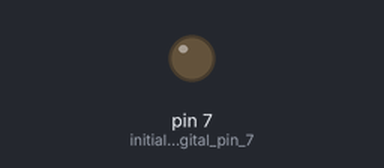
This sketch was run on a simulated Arduino Uno, built with avr-gcc and run on an emulated ATmega328P. On the bench: output pins drawn as LEDs (lit = HIGH).

Above: at 1.5 s.
At 4.5 s:
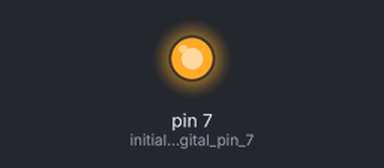
Timing chart, 0 to 7.8 s (numbered marks = the images above):
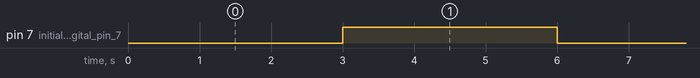

Measured:
- by itself, pin 7 (initialize_digital_pin_7): alternates HIGH for 3.0 s and LOW for 3.0 s

The sketch:

FirstRelay.ino
```cpp
void setup() {

  pinMode(7, OUTPUT);             // initialize digital pin 7 as an output.
  digitalWrite(7, HIGH);          // initialize digital pin 7 as HIGH.
}
// the loop function runs over and over again forever
void loop() {
  digitalWrite(7, LOW);   // turn the Relay ON (LOW is the voltage level)
  delay(3000);                       // wait for 3 second
  digitalWrite(7, HIGH);    // turn the LED off by making the voltage HIGH again
  delay(3000);                       // wait for 3 second
}
```
